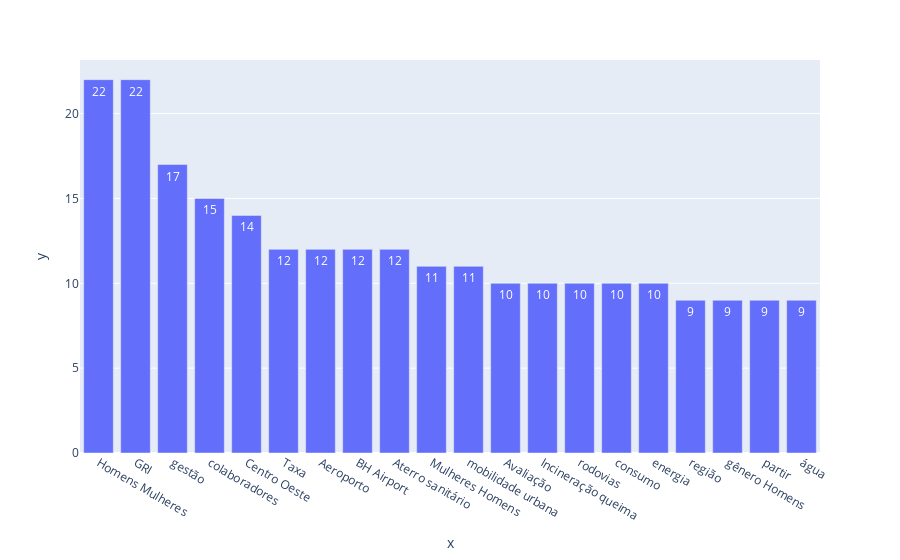

Notebook cell for this chart:
### Code cell
x=ccr_palavras["nomes"][:20]
y=ccr_palavras['valores'][:20]
fig= px.bar(x=x, y=y,text=y,)
fig.update_layout()
fig.show()

### Figure 1 — Plotly figure (JSON) as saved in the notebook; plotly's stock layout.template omitted (floating-point values rounded to 4 significant figures)
{"data": [{"alignmentgroup": "True", "hovertemplate": "x=%{x}<br>y=%{y}<br>text=%{text}<extra></extra>", "legendgroup": "", "marker": {"color": "#636efa"}, "name": "", "offsetgroup": "", "orientation": "v", "showlegend": false, "text": [22, 22, 17, 15, 14, 12, 12, 12, 12, 11, 11, 10, 10, 10, 10, 10, 9, 9, 9, 9], "textposition": "auto", "type": "bar", "x": ["Homens Mulheres", "GRI", "gestão", "colaboradores", "Centro Oeste", "Taxa", "Aeroporto", "BH Airport", "Aterro sanitário", "Mulheres Homens", "mobilidade urbana", "Avaliação", "Incineração queima", "rodovias", "consumo", "energia", "região", "gênero Homens", "partir", "água"], "xaxis": "x", "y": [22, 22, 17, 15, 14, 12, 12, 12, 12, 11, 11, 10, 10, 10, 10, 10, 9, 9, 9, 9], "yaxis": "y"}], "layout": {"barmode": "relative", "legend": {"tracegroupgap": 0}, "margin": {"t": 60}, "xaxis": {"anchor": "y", "domain": [0, 1], "title": {"text": "x"}}, "yaxis": {"anchor": "x", "domain": [0, 1], "title": {"text": "y"}}}}
